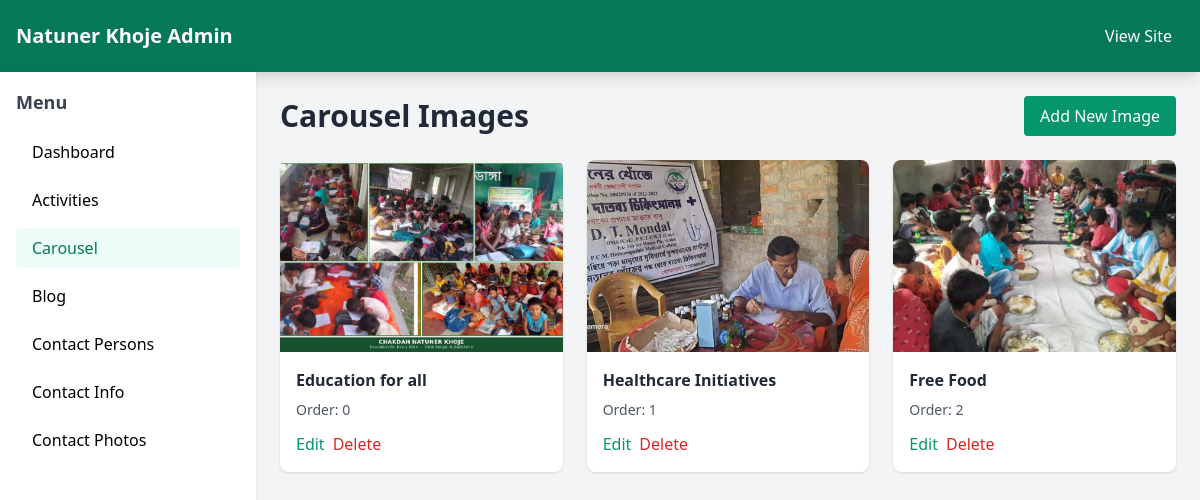
Screenshot of /admin/carousel/ with the database file from the repository.
### tables this page shows
CREATE TABLE "content_carouselimage" ("id" integer NOT NULL PRIMARY KEY AUTOINCREMENT, "title" varchar(200) NOT NULL, "image" varchar(100) NOT NULL, "order" integer unsigned NOT NULL CHECK ("order" >= 0));

### app.py (the view)
@app.route("/admin/carousel/")
def admin_carousel():
    items = fetch_all("SELECT id, title, image, \"order\" FROM content_carouselimage ORDER BY \"order\", id")
    for i in items:
        i["image_url"] = media_url(i["image"])
    return render_template("admin/carousel.html", items=items)

### app.py (called while the page is built)
def get_db():
    if "db" not in g:
        connection = sqlite3.connect(DATABASE)
        connection.row_factory = sqlite3.Row
        g.db = connection
    return g.db

def media_url(path):
    return f"/media/{path}" if path else ""

def fetch_all(query, params=()):
    return [dict(row) for row in get_db().execute(query, params).fetchall()]

### templates/admin/carousel.html (shortened to what this page needs)
{% extends "admin/base.html" %}
{% block content %}
<div class="max-w-6xl mx-auto">
    <div class="flex justify-between items-center mb-6">
        <h1 class="text-3xl font-bold text-gray-800">Carousel Images</h1>
        <a href="{{ url_for('admin_add_carousel') }}" class="bg-emerald-600 text-white px-4 py-2 rounded hover:bg-emerald-700 transition">
            Add New Image
        </a>
    </div>
    <div class="grid grid-cols-1 md:grid-cols-2 lg:grid-cols-3 gap-6">
        {% for item in items %}
        <div class="bg-white rounded-lg shadow overflow-hidden">
            {% if item.image %}
            <img src="{{ item.image_url }}" alt="{{ item.title }}" class="w-full h-48 object-cover">
            {% else %}
            <div class="w-full h-48 bg-gray-200 flex items-center justify-center text-gray-400">No Image</div>
            {% endif %}
            <div class="p-4">
                <h3 class="font-bold text-gray-800 mb-2">{{ item.title or 'No Title' }}</h3>
                <p class="text-gray-600 text-sm mb-3">Order: {{ item.order }}</p>
                <div class="flex gap-2">
                    <a href="{{ url_for('admin_edit_carousel', id=item.id) }}" class="text-emerald-600 hover:text-emerald-800">Edit</a>
                    <form action="{{ url_for('admin_delete_carousel', id=item.id) }}" method="POST" onsubmit="return confirm('Are you sure?');">
                        <button type="submit" class="text-red-600 hover:text-red-800">Delete</button>
                    </form>
                </div>
            </div>
        </div>
        {% else %}
        <div class="col-span-full bg-white p-8 rounded-lg shadow text-center text-gray-500">
            No carousel images found. Add your first image!
        </div>
        {% endfor %}
    </div>
</div>
{% endblock %}

### rows the page displays
content_carouselimage: shows a picture, title "Education for all", order "0"
content_carouselimage: shows a picture, title "Healthcare Initiatives", order "1"
content_carouselimage: shows a picture, title "Free Food", order "2"
